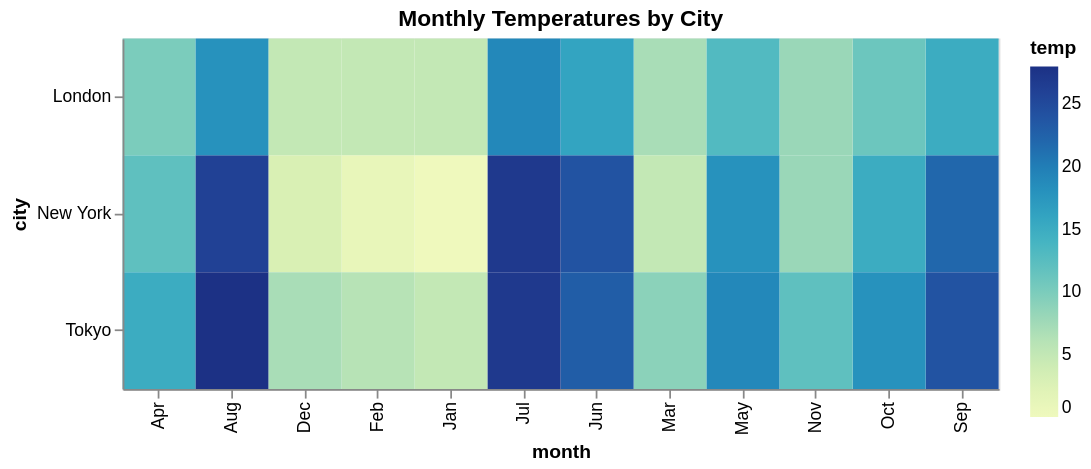

Write the Vega-Lite specification saved for this chart.
### Vega-Lite specification from a JSON file in a GitHub repository (floating-point values rounded to 4 significant figures)
{"$schema": "https://vega.github.io/schema/vega-lite/v5.json", "height": 200, "encoding": {"tooltip": [{"field": "month", "type": "nominal"}, {"field": "temp", "type": "quantitative"}, {"field": "city", "type": "nominal"}], "x": {"field": "month", "type": "nominal"}, "color": {"field": "temp", "type": "quantitative"}, "opacity": {"condition": {"param": "legend_selection", "value": 1, "empty": true}, "value": 0.15}, "y": {"field": "city", "type": "nominal"}}, "data": {"values": [{"month": "Jan", "city": "New York", "temp": 0}, {"month": "Feb", "city": "New York", "temp": 1}, {"month": "Mar", "city": "New York", "temp": 5}, {"month": "Apr", "city": "New York", "temp": 12}, {"month": "May", "city": "New York", "temp": 18}, {"month": "Jun", "city": "New York", "temp": 24}, {"month": "Jul", "city": "New York", "temp": 27}, {"month": "Aug", "city": "New York", "temp": 26}, {"month": "Sep", "city": "New York", "temp": 22}, {"month": "Oct", "city": "New York", "temp": 15}, {"month": "Nov", "city": "New York", "temp": 8}, {"month": "Dec", "city": "New York", "temp": 3}, {"month": "Jan", "city": "London", "temp": 5}, {"month": "Feb", "city": "London", "temp": 5}, {"month": "Mar", "city": "London", "temp": 7}, {"month": "Apr", "city": "London", "temp": 10}, {"month": "May", "city": "London", "temp": 13}, {"month": "Jun", "city": "London", "temp": 16}, {"month": "Jul", "city": "London", "temp": 19}, {"month": "Aug", "city": "London", "temp": 18}, {"month": "Sep", "city": "London", "temp": 15}, {"month": "Oct", "city": "London", "temp": 11}, {"month": "Nov", "city": "London", "temp": 8}, {"month": "Dec", "city": "London", "temp": 5}, {"month": "Jan", "city": "Tokyo", "temp": 5}, {"month": "Feb", "city": "Tokyo", "temp": 6}, {"month": "Mar", "city": "Tokyo", "temp": 9}, {"month": "Apr", "city": "Tokyo", "temp": 15}, {"month": "May", "city": "Tokyo", "temp": 19}, {"month": "Jun", "city": "Tokyo", "temp": 23}, {"month": "Jul", "city": "Tokyo", "temp": 27}, {"month": "Aug", "city": "Tokyo", "temp": 28}, {"month": "Sep", "city": "Tokyo", "temp": 24}, {"month": "Oct", "city": "Tokyo", "temp": 18}, {"month": "Nov", "city": "Tokyo", "temp": 12}, {"month": "Dec", "city": "Tokyo", "temp": 7}]}, "title": "Monthly Temperatures by City", "width": 500, "mark": "rect", "params": [{"name": "legend_selection", "bind": "legend", "select": {"fields": ["temp"], "type": "point"}}]}
